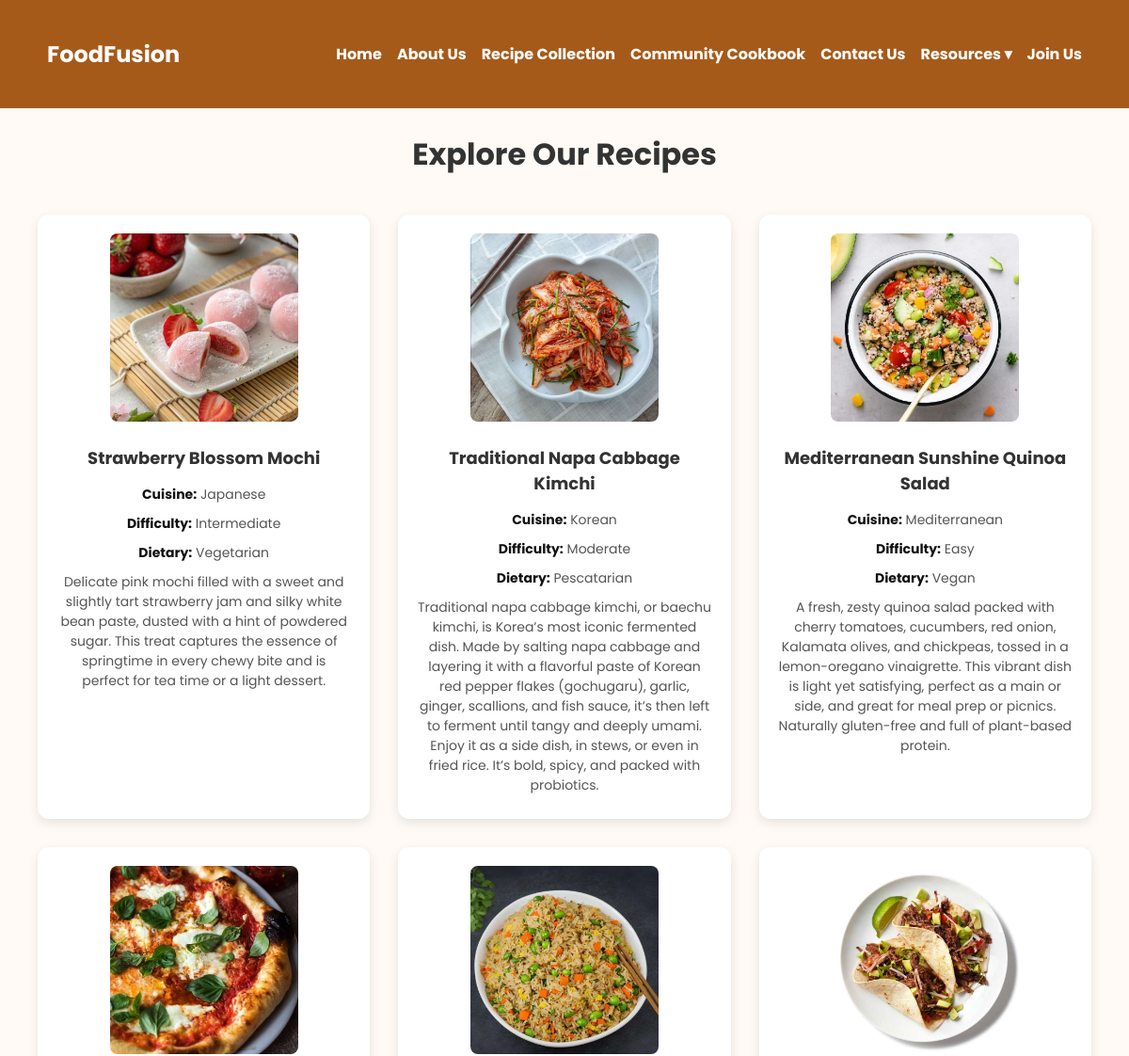
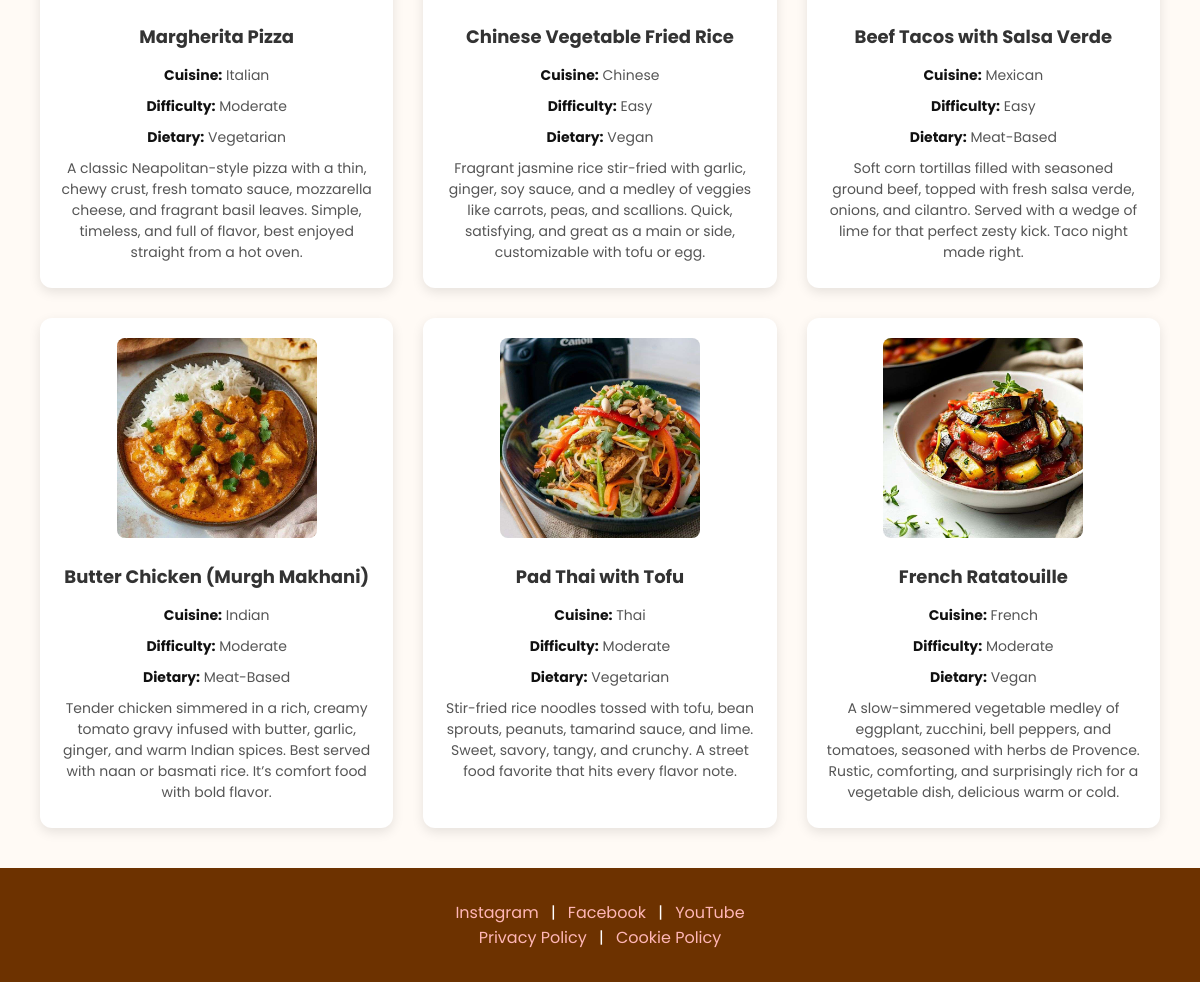
The page /php/RecipePage.php on the database its author committed (2 pictures, top to bottom).
### tables this page shows
CREATE TABLE `recipe` (
  `RecipeID` int(11) NOT NULL,
  `Name` varchar(255) NOT NULL,
  `Cuisine` varchar(100) DEFAULT NULL,
  `Difficulty` varchar(50) DEFAULT NULL,
  `DietaryPreference` varchar(100) DEFAULT NULL,
  `Description` text DEFAULT NULL,
  `RecipeImage` text DEFAULT NULL
);

### php/RecipePage.php (the view, shortened to what this page needs)
<!DOCTYPE html>
<html>
<head>
	<link rel="stylesheet" type="text/css" href="../css/RecipeStyle.css">
</head>
<body>
  	<header>
    	<nav class="navbar">
      		<div class="logo">FoodFusion</div>
      		<ul class="nav-links">
        		<li><a href="HomePage.php">Home</a></li>
        		<li><a href="AboutUsPage.php">About Us</a></li>
        		<li><a href="RecipePage.php">Recipe Collection</a></li>
        		<li><a href="CookbookPage.php">Community Cookbook</a></li>
        		<li><a href="ContactUsPage.php">Contact Us</a></li>
        		<li class="dropdown">
          			<a href="#">Resources ▾</a>
        		</li>
        		<?php if (isset($_SESSION['MemberID'])): ?>
		            <li><a href="ForgotPswPage.php"><i class='bx bx-edit'></i> Change Password</a></li>
		            <li><a href="Logout.php"><i class='bx bx-log-out'></i> Sign Out</a></li>
		        <?php else: ?>
		            <li><a href="LoginPage.php" onclick="openForm()">Join Us</a></li>
		        <?php endif; ?>
      		</ul>
    	</nav>
  	</header>
  	<h1 class="recipe">Explore Our Recipes</h1>
	<div class="recipe-cards">
	    <?php
		    include('DatabaseConnection.php');
		    $selectRecipe = "select * from recipe";
		    $runSelectRecipe = mysqli_query($dbConnect, $selectRecipe);
		    while ($numRowRecipe = mysqli_fetch_assoc($runSelectRecipe)) {
		        echo '<div class="recipe-card">';
		        echo '<img src="../images/' . $numRowRecipe['RecipeImage'] . '" alt="' . htmlspecialchars($numRowRecipe['Name']) . '">';
		        echo '<h3>' . htmlspecialchars($numRowRecipe['Name']) . '</h3>';
		        echo '<p class="cuisine"><strong>Cuisine:</strong> ' . htmlspecialchars($numRowRecipe['Cuisine']) . '</p>';
		        echo '<p class="difficulty"><strong>Difficulty:</strong> ' . htmlspecialchars($numRowRecipe['Difficulty']) . '</p>';
		        echo '<p class="dietary"><strong>Dietary:</strong> ' . htmlspecialchars($numRowRecipe['DietaryPreference']) . '</p>';
		        echo '<p class="description">' . htmlspecialchars($numRowRecipe['Description']) . '</p>';
		        echo '</div>';
		    }
	    ?>
	</div>
  	<footer>
    	<div class="footer-content">
      		<div class="socials">
		        <a href="https://www.instagram.com/">Instagram</a> |
		        <a href="https://www.facebook.com/">Facebook</a> |
		        <a href="https://www.youtube.com/">YouTube</a>
      		</div>
	      	<div class="policies">
		        <a href="PrivacyPolicyPage.php">Privacy Policy</a> |
		        <a href="CookiePolicyPage.php">Cookie Policy</a>
	      	</div>
    	</div>
  	</footer>
</body>
</html>

### css/RecipeStyle.css (style rules this page uses)
* { margin: 0; padding: 0; box-sizing: border-box; font-family: 'Poppins', sans-serif; }
body { background: #fffaf5; color: #333; }
.navbar { display: flex; justify-content: space-between; align-items: center; background: #a65a1a; padding: 40px 50px; }
.logo { font-size: 1.5rem; font-weight: bold; color: white; }
.nav-links { list-style: none; display: flex; flex-wrap: wrap; gap: 1rem; }
.nav-links a { color: white; text-decoration: none; font-weight: bold; }
.dropdown { position: relative; }
.recipe { text-align: center; margin-top: 25px; }
.recipe-cards { display: grid; grid-template-columns: repeat(3, 1fr); gap: 30px; padding: 40px; max-width: 1200px; margin: auto; }
.recipe-card { background: #fff; border-radius: 12px; box-shadow: 0 4px 12px rgba(0,0,0,0.1); overflow: hidden; transition: transform 0.2s ease; text-align: center; padding: 20px; display: flex; flex-direction: column; height: 100%; }
.recipe-card img { width: 200px; height: 200px; object-fit: cover; border-radius: 8px; margin-bottom: 15px; display: block; margin-left: auto; margin-right: auto; }
.recipe-card h3 { margin: 10px 0; font-size: 18px; color: #333; }
.recipe-card p { margin: 5px 0; font-size: 14px; color: #555; }
.recipe-card strong { color: #111; }
footer { background: #6d3200; color: white; padding: 2rem 1rem; text-align: center; }
.footer-content { max-width: 1200px; margin: auto; }
.footer-content a { color: #ffb6b6; text-decoration: none; margin: 0 0.5rem; }

### rows shown on the page
recipe: RecipeImage (picture), Name "Strawberry Blossom Mochi", Cuisine "Japanese", Difficulty "Intermediate", DietaryPreference "Vegetarian", Description "Delicate pink mochi filled with a sweet and slightly tart strawberry jam and silky white bean paste, dusted with a hint of powdered sugar. This treat captures the essence of springtime in every chewy bite and is perfect for tea time or a light dessert."
recipe: RecipeImage (picture), Name "Traditional Napa Cabbage Kimchi", Cuisine "Korean", Difficulty "Moderate", DietaryPreference "Pescatarian", Description "Traditional napa cabbage kimchi, or baechu kimchi, is Korea’s most iconic fermented dish. Made by salting napa cabbage and layering it with a flavorful paste of Korean red pepper flakes (gochugaru), garlic, ginger, scallions, and fish sauce, it’s then left to ferment until tangy and deeply umami. Enjoy it as a side dish, in stews, or even in fried rice. It’s bold, spicy, and packed with probiotics."
recipe: RecipeImage (picture), Name "Mediterranean Sunshine Quinoa Salad", Cuisine "Mediterranean", Difficulty "Easy", DietaryPreference "Vegan", Description "A fresh, zesty quinoa salad packed with cherry tomatoes, cucumbers, red onion, Kalamata olives, and chickpeas, tossed in a lemon-oregano vinaigrette. This vibrant dish is light yet satisfying, perfect as a main or side, and great for meal prep or picnics. Naturally gluten-free and full of plant-based protein."
recipe: RecipeImage (picture), Name "Margherita Pizza", Cuisine "Italian", Difficulty "Moderate", DietaryPreference "Vegetarian", Description "A classic Neapolitan-style pizza with a thin, chewy crust, fresh tomato sauce, mozzarella cheese, and fragrant basil leaves. Simple, timeless, and full of flavor, best enjoyed straight from a hot oven."
recipe: RecipeImage (picture), Name "Chinese Vegetable Fried Rice", Cuisine "Chinese", Difficulty "Easy", DietaryPreference "Vegan", Description "Fragrant jasmine rice stir-fried with garlic, ginger, soy sauce, and a medley of veggies like carrots, peas, and scallions. Quick, satisfying, and great as a main or side, customizable with tofu or egg."
recipe: RecipeImage (picture), Name "Beef Tacos with Salsa Verde", Cuisine "Mexican", Difficulty "Easy", DietaryPreference "Meat-Based", Description "Soft corn tortillas filled with seasoned ground beef, topped with fresh salsa verde, onions, and cilantro. Served with a wedge of lime for that perfect zesty kick. Taco night made right."
recipe: RecipeImage (picture), Name "Butter Chicken (Murgh Makhani)", Cuisine "Indian", Difficulty "Moderate", DietaryPreference "Meat-Based", Description "Tender chicken simmered in a rich, creamy tomato gravy infused with butter, garlic, ginger, and warm Indian spices. Best served with naan or basmati rice. It’s comfort food with bold flavor."
recipe: RecipeImage (picture), Name "Pad Thai with Tofu", Cuisine "Thai", Difficulty "Moderate", DietaryPreference "Vegetarian", Description "Stir-fried rice noodles tossed with tofu, bean sprouts, peanuts, tamarind sauce, and lime. Sweet, savory, tangy, and crunchy. A street food favorite that hits every flavor note."
recipe: RecipeImage (picture), Name "French Ratatouille", Cuisine "French", Difficulty "Moderate", DietaryPreference "Vegan", Description "A slow-simmered vegetable medley of eggplant, zucchini, bell peppers, and tomatoes, seasoned with herbs de Provence. Rustic, comforting, and surprisingly rich for a vegetable dish, delicious warm or cold."
